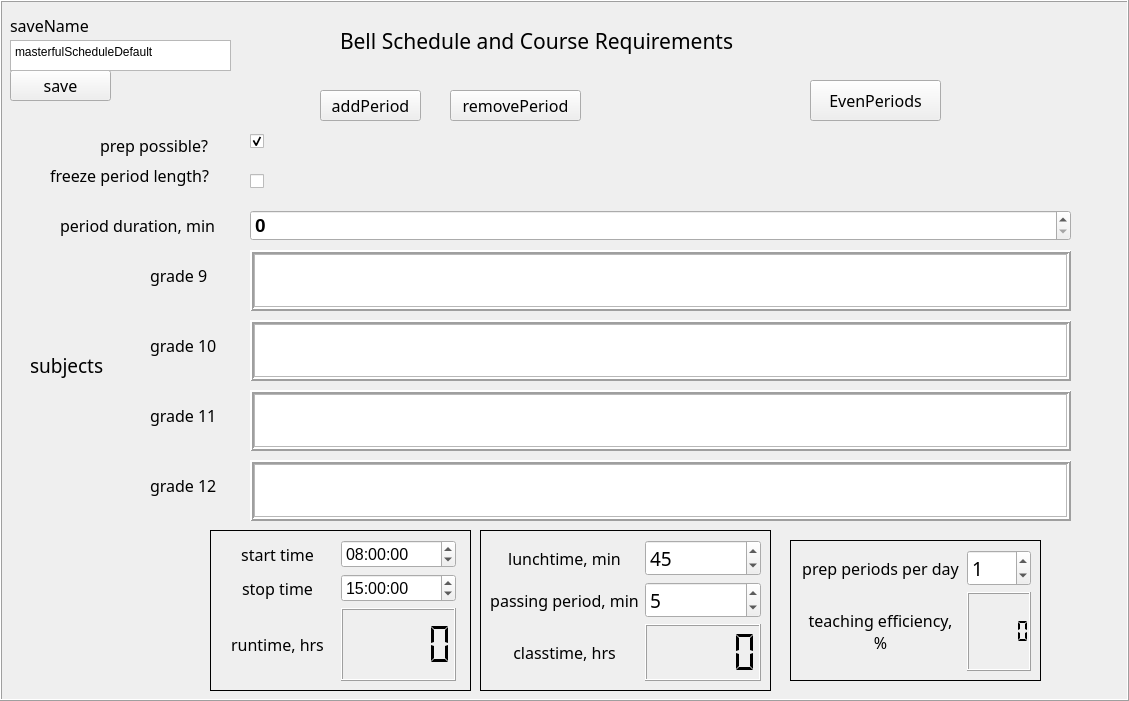
      <widget class="QFrame" name="frame_masterSchedule">
       <property name="geometry">
        <rect>
         <x>10</x>
         <y>10</y>
         <width>1129</width>
         <height>701</height>
        </rect>
       </property>
       <property name="frameShape">
        <enum>QFrame::Box</enum>
       </property>
       <property name="frameShadow">
        <enum>QFrame::Raised</enum>
       </property>
       <widget class="QSplitter" name="splitter_subjects_9">
        <property name="geometry">
         <rect>
          <x>250</x>
          <y>250</y>
          <width>821</width>
          <height>61</height>
         </rect>
        </property>
        <property name="frameShape">
         <enum>QFrame::Box</enum>
        </property>
        <property name="frameShadow">
         <enum>QFrame::Raised</enum>
        </property>
        <property name="lineWidth">
         <number>2</number>
        </property>
        <property name="midLineWidth">
         <number>0</number>
        </property>
        <property name="orientation">
         <enum>Qt::Horizontal</enum>
        </property>
        <property name="childrenCollapsible">
         <bool>false</bool>
        </property>
        <widget class="QPlainTextEdit" name="subject9">
         <property name="sizePolicy">
          <sizepolicy hsizetype="Expanding" vsizetype="Expanding">
           <horstretch>0</horstretch>
           <verstretch>0</verstretch>
          </sizepolicy>
         </property>
         <property name="font">
          <font>
           <pointsize>14</pointsize>
           <weight>75</weight>
           <bold>true</bold>
          </font>
         </property>
         <property name="plainText">
          <string/>
         </property>
        </widget>
       </widget>
       <widget class="QSplitter" name="splitter_periodLength">
        <property name="geometry">
         <rect>
          <x>250</x>
          <y>210</y>
          <width>821</width>
          <height>31</height>
         </rect>
        </property>
        <property name="orientation">
         <enum>Qt::Horizontal</enum>
        </property>
        <property name="childrenCollapsible">
         <bool>false</bool>
        </property>
        <widget class="QSpinBox" name="spinBox_periodLength">
         <property name="font">
          <font>
           <pointsize>14</pointsize>
           <weight>75</weight>
           <bold>true</bold>
          </font>
         </property>
         <property name="maximum">
          <number>999</number>
         </property>
        </widget>
       </widget>
       <widget class="QLabel" name="label_freezePeriodLength">
        <property name="geometry">
         <rect>
          <x>50</x>
          <y>160</y>
          <width>191</width>
          <height>31</height>
         </rect>
        </property>
        <property name="font">
         <font>
          <family>Sans Serif</family>
          <pointsize>12</pointsize>
         </font>
        </property>
        <property name="text">
         <string>freeze period length?</string>
        </property>
       </widget>
       <widget class="QLabel" name="label_grade10">
        <property name="geometry">
         <rect>
          <x>150</x>
          <y>330</y>
          <width>81</width>
          <height>31</height>
         </rect>
        </property>
        <property name="font">
         <font>
          <family>Sans Serif</family>
          <pointsize>12</pointsize>
         </font>
        </property>
        <property name="text">
         <string>grade 10</string>
        </property>
       </widget>
       <widget class="QSplitter" name="splitter_subjects_12">
        <property name="geometry">
         <rect>
          <x>250</x>
          <y>460</y>
          <width>821</width>
          <height>61</height>
         </rect>
        </property>
        <property name="frameShape">
         <enum>QFrame::Box</enum>
        </property>
        <property name="frameShadow">
         <enum>QFrame::Raised</enum>
        </property>
        <property name="lineWidth">
         <number>2</number>
        </property>
        <property name="midLineWidth">
         <number>0</number>
        </property>
        <property name="orientation">
         <enum>Qt::Horizontal</enum>
        </property>
        <property name="childrenCollapsible">
         <bool>false</bool>
        </property>
        <widget class="QPlainTextEdit" name="subjects12">
         <property name="font">
          <font>
           <pointsize>14</pointsize>
           <weight>75</weight>
           <bold>true</bold>
          </font>
         </property>
        </widget>
       </widget>
       <widget class="QSplitter" name="splitter_prepPossible">
        <property name="geometry">
         <rect>
          <x>250</x>
          <y>130</y>
          <width>821</width>
          <height>22</height>
         </rect>
        </property>
        <property name="orientation">
         <enum>Qt::Horizontal</enum>
        </property>
        <property name="childrenCollapsible">
         <bool>false</bool>
        </property>
        <widget class="QCheckBox" name="checkBox_prepPossible">
         <property name="layoutDirection">
          <enum>Qt::LeftToRight</enum>
         </property>
         <property name="text">
          <string/>
         </property>
         <property name="checked">
          <bool>true</bool>
         </property>
        </widget>
       </widget>
       <widget class="QSplitter" name="splitter_subjects_10">
        <property name="geometry">
         <rect>
          <x>250</x>
          <y>320</y>
          <width>821</width>
          <height>61</height>
         </rect>
        </property>
        <property name="frameShape">
         <enum>QFrame::Box</enum>
        </property>
        <property name="frameShadow">
         <enum>QFrame::Raised</enum>
        </property>
        <property name="lineWidth">
         <number>2</number>
        </property>
        <property name="midLineWidth">
         <number>0</number>
        </property>
        <property name="orientation">
         <enum>Qt::Horizontal</enum>
        </property>
        <property name="childrenCollapsible">
         <bool>false</bool>
        </property>
        <widget class="QPlainTextEdit" name="subjects10">
         <property name="font">
          <font>
           <pointsize>14</pointsize>
           <weight>75</weight>
           <bold>true</bold>
          </font>
         </property>
        </widget>
       </widget>
       <widget class="QLabel" name="label_grade9">
        <property name="geometry">
         <rect>
          <x>150</x>
          <y>260</y>
          <width>81</width>
          <height>31</height>
         </rect>
        </property>
        <property name="font">
         <font>
          <family>Sans Serif</family>
          <pointsize>12</pointsize>
         </font>
        </property>
        <property name="text">
         <string>grade 9</string>
        </property>
       </widget>
       <widget class="QLabel" name="label_grade11">
        <property name="geometry">
         <rect>
          <x>150</x>
          <y>400</y>
          <width>81</width>
          <height>31</height>
         </rect>
        </property>
        <property name="font">
         <font>
          <family>Sans Serif</family>
          <pointsize>12</pointsize>
         </font>
        </property>
        <property name="text">
         <string>grade 11</string>
        </property>
       </widget>
       <widget class="QSplitter" name="splitter_subjects_11">
        <property name="geometry">
         <rect>
          <x>250</x>
          <y>390</y>
          <width>821</width>
          <height>61</height>
         </rect>
        </property>
        <property name="frameShape">
         <enum>QFrame::Box</enum>
        </property>
        <property name="frameShadow">
         <enum>QFrame::Raised</enum>
        </property>
        <property name="lineWidth">
         <number>2</number>
        </property>
        <property name="midLineWidth">
         <number>0</number>
        </property>
        <property name="orientation">
         <enum>Qt::Horizontal</enum>
        </property>
        <property name="childrenCollapsible">
         <bool>false</bool>
        </property>
        <widget class="QPlainTextEdit" name="subjects11">
         <property name="font">
          <font>
           <pointsize>14</pointsize>
           <weight>75</weight>
           <bold>true</bold>
          </font>
         </property>
        </widget>
       </widget>
       <widget class="QLabel" name="label_grade12">
        <property name="geometry">
         <rect>
          <x>150</x>
          <y>470</y>
          <width>81</width>
          <height>31</height>
         </rect>
        </property>
        <property name="font">
         <font>
          <family>Sans Serif</family>
          <pointsize>12</pointsize>
         </font>
        </property>
        <property name="text">
         <string>grade 12</string>
        </property>
       </widget>
       <widget class="QPushButton" name="button_addPeriod">
        <property name="geometry">
         <rect>
          <x>320</x>
          <y>90</y>
          <width>101</width>
          <height>31</height>
         </rect>
        </property>
        <property name="font">
         <font>
          <family>Sans Serif</family>
          <pointsize>12</pointsize>
         </font>
        </property>
        <property name="text">
         <string>addPeriod</string>
        </property>
       </widget>
       <widget class="QSplitter" name="splitter_freezePeriods">
        <property name="geometry">
         <rect>
          <x>250</x>
          <y>170</y>
          <width>821</width>
          <height>22</height>
         </rect>
        </property>
        <property name="orientation">
         <enum>Qt::Horizontal</enum>
        </property>
        <property name="childrenCollapsible">
         <bool>false</bool>
        </property>
        <widget class="QCheckBox" name="checkBox_freezePeriods">
         <property name="layoutDirection">
          <enum>Qt::LeftToRight</enum>
         </property>
         <property name="text">
          <string/>
         </property>
         <property name="checked">
          <bool>false</bool>
         </property>
        </widget>
       </widget>
       <widget class="QLabel" name="label_subjects">
        <property name="geometry">
         <rect>
          <x>30</x>
          <y>350</y>
          <width>81</width>
          <height>31</height>
         </rect>
        </property>
        <property name="font">
         <font>
          <family>Sans Serif</family>
          <pointsize>14</pointsize>
         </font>
        </property>
        <property name="text">
         <string>subjects</string>
        </property>
       </widget>
       <widget class="QPushButton" name="button_removePeriod">
        <property name="geometry">
         <rect>
          <x>450</x>
          <y>90</y>
          <width>131</width>
          <height>31</height>
         </rect>
        </property>
        <property name="font">
         <font>
          <family>Sans Serif</family>
          <pointsize>12</pointsize>
         </font>
        </property>
        <property name="text">
         <string>removePeriod</string>
        </property>
       </widget>
       <widget class="QLabel" name="label_periodDuration">
        <property name="geometry">
         <rect>
          <x>60</x>
          <y>210</y>
          <width>181</width>
          <height>31</height>
         </rect>
        </property>
        <property name="font">
         <font>
          <family>Sans Serif</family>
          <pointsize>12</pointsize>
         </font>
        </property>
        <property name="text">
         <string>period duration, min</string>
        </property>
       </widget>
       <widget class="QPushButton" name="button_evenPeriods">
        <property name="geometry">
         <rect>
          <x>810</x>
          <y>80</y>
          <width>131</width>
          <height>41</height>
         </rect>
        </property>
        <property name="font">
         <font>
          <family>Sans Serif</family>
          <pointsize>12</pointsize>
         </font>
        </property>
        <property name="text">
         <string>EvenPeriods</string>
        </property>
       </widget>
       <widget class="QLabel" name="label_prepPossible">
        <property name="geometry">
         <rect>
          <x>100</x>
          <y>130</y>
          <width>131</width>
          <height>31</height>
         </rect>
        </property>
        <property name="font">
         <font>
          <family>Sans Serif</family>
          <pointsize>12</pointsize>
         </font>
        </property>
        <property name="text">
         <string>prep possible?</string>
        </property>
       </widget>
       <widget class="QLabel" name="label_subjects_2">
        <property name="geometry">
         <rect>
          <x>340</x>
          <y>10</y>
          <width>511</width>
          <height>61</height>
         </rect>
        </property>
        <property name="font">
         <font>
          <family>Sans Serif</family>
          <pointsize>16</pointsize>
         </font>
        </property>
        <property name="text">
         <string>Bell Schedule and Course Requirements</string>
        </property>
       </widget>
       <widget class="QFrame" name="frame_runtime">
        <property name="geometry">
         <rect>
          <x>210</x>
          <y>530</y>
          <width>261</width>
          <height>161</height>
         </rect>
        </property>
        <property name="frameShape">
         <enum>QFrame::Box</enum>
        </property>
        <property name="frameShadow">
         <enum>QFrame::Plain</enum>
        </property>
        <widget class="QWidget" name="layoutWidget">
         <property name="geometry">
          <rect>
           <x>10</x>
           <y>10</y>
           <width>236</width>
           <height>141</height>
          </rect>
         </property>
         <layout class="QGridLayout" name="grid_runtime">
          <item row="0" column="0">
           <widget class="QLabel" name="label_startTime">
            <property name="font">
             <font>
              <family>Sans Serif</family>
              <pointsize>12</pointsize>
             </font>
            </property>
            <property name="text">
             <string>start time</string>
            </property>
            <property name="alignment">
             <set>Qt::AlignCenter</set>
            </property>
            <property name="wordWrap">
             <bool>true</bool>
            </property>
           </widget>
          </item>
          <item row="0" column="1">
           <widget class="QTimeEdit" name="startTime">
            <property name="font">
             <font>
              <pointsize>12</pointsize>
             </font>
            </property>
            <property name="time">
             <time>
              <hour>8</hour>
              <minute>0</minute>
              <second>0</second>
             </time>
            </property>
           </widget>
          </item>
          <item row="1" column="1">
           <widget class="QTimeEdit" name="stopTime">
            <property name="font">
             <font>
              <pointsize>12</pointsize>
             </font>
            </property>
            <property name="time">
             <time>
              <hour>15</hour>
              <minute>0</minute>
              <second>0</second>
             </time>
            </property>
           </widget>
          </item>
          <item row="2" column="0">
           <widget class="QLabel" name="label_duration">
            <property name="font">
             <font>
              <family>Sans Serif</family>
              <pointsize>12</pointsize>
             </font>
            </property>
            <property name="text">
             <string>runtime, hrs</string>
            </property>
            <property name="alignment">
             <set>Qt::AlignCenter</set>
            </property>
            <property name="wordWrap">
             <bool>true</bool>
            </property>
           </widget>
          </item>
          <item row="2" column="1">
           <widget class="QLCDNumber" name="lcd_duration">
            <property name="font">
             <font>
              <weight>75</weight>
              <bold>true</bold>
             </font>
            </property>
            <property name="segmentStyle">
             <enum>QLCDNumber::Flat</enum>
            </property>
           </widget>
          </item>
          <item row="1" column="0">
           <widget class="QLabel" name="label_stopTime">
            <property name="font">
             <font>
              <family>Sans Serif</family>
              <pointsize>12</pointsize>
             </font>
            </property>
            <property name="text">
             <string>stop time</string>
            </property>
            <property name="alignment">
             <set>Qt::AlignCenter</set>
            </property>
            <property name="wordWrap">
             <bool>true</bool>
            </property>
           </widget>
          </item>
         </layout>
        </widget>
       </widget>
       <widget class="QFrame" name="frame_functionalTime">
        <property name="geometry">
         <rect>
          <x>480</x>
          <y>530</y>
          <width>291</width>
          <height>161</height>
         </rect>
        </property>
        <property name="frameShape">
         <enum>QFrame::Box</enum>
        </property>
        <property name="frameShadow">
         <enum>QFrame::Plain</enum>
        </property>
        <widget class="QWidget" name="layoutWidget">
         <property name="geometry">
          <rect>
           <x>10</x>
           <y>10</y>
           <width>271</width>
           <height>141</height>
          </rect>
         </property>
         <layout class="QGridLayout" name="grid_functionalTime">
          <item row="0" column="0">
           <widget class="QLabel" name="label_lunchtime">
            <property name="font">
             <font>
              <family>Sans Serif</family>
              <pointsize>12</pointsize>
             </font>
            </property>
            <property name="text">
             <string>lunchtime, min</string>
            </property>
            <property name="alignment">
             <set>Qt::AlignCenter</set>
            </property>
            <property name="wordWrap">
             <bool>true</bool>
            </property>
           </widget>
          </item>
          <item row="0" column="1">
           <widget class="QSpinBox" name="spinBox_lunchtime">
            <property name="font">
             <font>
              <family>Sans Serif</family>
              <pointsize>14</pointsize>
             </font>
            </property>
            <property name="maximum">
             <number>1000</number>
            </property>
            <property name="value">
             <number>45</number>
            </property>
           </widget>
          </item>
          <item row="1" column="0">
           <widget class="QLabel" name="label_passingPeriod">
            <property name="font">
             <font>
              <family>Sans Serif</family>
              <pointsize>12</pointsize>
             </font>
            </property>
            <property name="text">
             <string>passing period, min</string>
            </property>
            <property name="alignment">
             <set>Qt::AlignCenter</set>
            </property>
            <property name="wordWrap">
             <bool>true</bool>
            </property>
           </widget>
          </item>
          <item row="1" column="1">
           <widget class="QSpinBox" name="spinBox_passingPeriod">
            <property name="font">
             <font>
              <family>Sans Serif</family>
              <pointsize>14</pointsize>
             </font>
            </property>
            <property name="maximum">
             <number>99</number>
            </property>
            <property name="value">
             <number>5</number>
            </property>
           </widget>
          </item>
          <item row="2" column="0">
           <widget class="QLabel" name="label_classtime">
            <property name="font">
             <font>
              <family>Sans Serif</family>
              <pointsize>12</pointsize>
             </font>
            </property>
            <property name="text">
             <string>classtime, hrs</string>
            </property>
            <property name="alignment">
             <set>Qt::AlignCenter</set>
            </property>
            <property name="wordWrap">
             <bool>true</bool>
            </property>
           </widget>
          </item>
          <item row="2" column="1">
           <widget class="QLCDNumber" name="lcd_classtime">
            <property name="font">
             <font>
              <weight>75</weight>
              <bold>true</bold>
             </font>
            </property>
            <property name="segmentStyle">
             <enum>QLCDNumber::Flat</enum>
            </property>
           </widget>
          </item>
         </layout>
        </widget>
       </widget>
       <widget class="QFrame" name="frame_teachingEfficiency">
        <property name="geometry">
         <rect>
          <x>790</x>
          <y>540</y>
          <width>251</width>
          <height>141</height>
         </rect>
        </property>
        <property name="frameShape">
         <enum>QFrame::Box</enum>
        </property>
        <property name="frameShadow">
         <enum>QFrame::Plain</enum>
        </property>
        <widget class="QWidget" name="layoutWidget">
         <property name="geometry">
          <rect>
           <x>10</x>
           <y>10</y>
           <width>231</width>
           <height>121</height>
          </rect>
         </property>
         <layout class="QGridLayout" name="grid_teachingEfficiency">
          <item row="0" column="0">
           <widget class="QLabel" name="label_prepsPerDay">
            <property name="font">
             <font>
              <family>Sans Serif</family>
              <pointsize>12</pointsize>
             </font>
            </property>
            <property name="text">
             <string>prep periods per day</string>
            </property>
            <property name="alignment">
             <set>Qt::AlignCenter</set>
            </property>
            <property name="wordWrap">
             <bool>true</bool>
            </property>
           </widget>
          </item>
          <item row="0" column="1">
           <widget class="QSpinBox" name="spinBox_prepsPerDay">
            <property name="font">
             <font>
              <family>Sans Serif</family>
              <pointsize>14</pointsize>
             </font>
            </property>
            <property name="value">
             <number>1</number>
            </property>
           </widget>
          </item>
          <item row="1" column="0">
           <widget class="QLabel" name="label_teachingEfficiency">
            <property name="font">
             <font>
              <family>Sans Serif</family>
              <pointsize>12</pointsize>
             </font>
            </property>
            <property name="text">
             <string>teaching efficiency, %</string>
            </property>
            <property name="alignment">
             <set>Qt::AlignCenter</set>
            </property>
            <property name="wordWrap">
             <bool>true</bool>
            </property>
           </widget>
          </item>
          <item row="1" column="1">
           <widget class="QLCDNumber" name="lcd_teachingEfficiency">
            <property name="segmentStyle">
             <enum>QLCDNumber::Flat</enum>
            </property>
           </widget>
          </item>
         </layout>
        </widget>
       </widget>
       <widget class="QPushButton" name="button_save">
        <property name="geometry">
         <rect>
          <x>10</x>
          <y>70</y>
          <width>101</width>
          <height>31</height>
         </rect>
        </property>
        <property name="font">
         <font>
          <family>Sans Serif</family>
          <pointsize>12</pointsize>
         </font>
        </property>
        <property name="text">
         <string>save</string>
        </property>
       </widget>
       <widget class="QPlainTextEdit" name="plainTextEdit_saveName">
        <property name="geometry">
         <rect>
          <x>10</x>
          <y>40</y>
          <width>221</width>
          <height>31</height>
         </rect>
        </property>
        <property name="plainText">
         <string>masterfulScheduleDefault</string>
        </property>
       </widget>
       <widget class="QLabel" name="label_saveName">
        <property name="geometry">
         <rect>
          <x>10</x>
          <y>10</y>
          <width>131</width>
          <height>31</height>
         </rect>
        </property>
        <property name="font">
         <font>
          <family>Sans Serif</family>
          <pointsize>12</pointsize>
         </font>
        </property>
        <property name="text">
         <string>saveName</string>
        </property>
       </widget>
      </widget>
